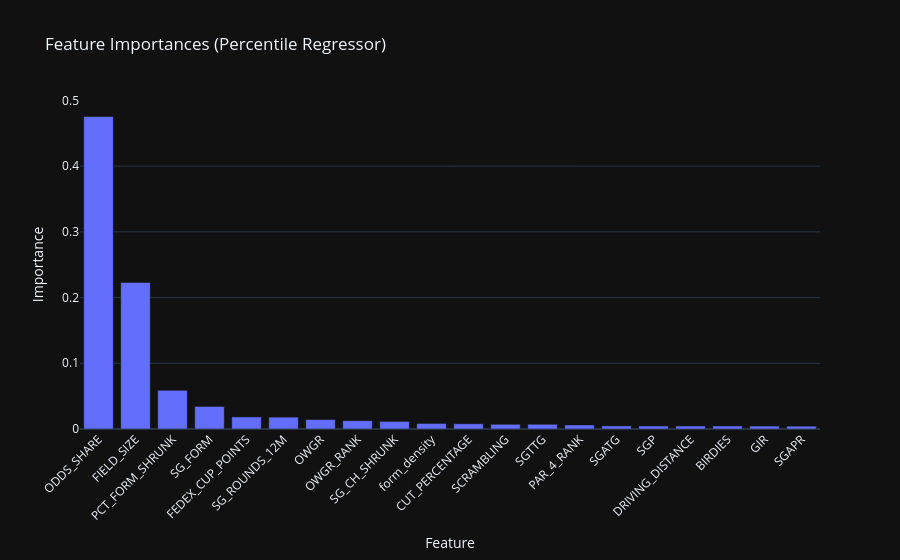

Notebook source saved alongside this figure:
### Code cell
import plotly.express as px

imp_df = importances.head(20).reset_index()
imp_df.columns = ["Feature", "Importance"]
fig = px.bar(imp_df, x="Feature", y="Importance",
             title="Feature Importances (Percentile Regressor)",
             template="plotly_dark")
fig.update_layout(xaxis_tickangle=-45)
fig.show()

### Figure 1 — Plotly figure (JSON) as saved in the notebook; plotly's stock layout.template omitted (floating-point values rounded to 4 significant figures)
{"data": [{"hovertemplate": "Feature=%{x}<br>Importance=%{y}<extra></extra>", "legendgroup": "", "marker": {"color": "#636efa", "pattern": {"shape": ""}}, "name": "", "orientation": "v", "showlegend": false, "textposition": "auto", "type": "bar", "x": ["ODDS_SHARE", "FIELD_SIZE", "PCT_FORM_SHRUNK", "SG_FORM", "FEDEX_CUP_POINTS", "SG_ROUNDS_12M", "OWGR", "OWGR_RANK", "SG_CH_SHRUNK", "form_density", "CUT_PERCENTAGE", "SCRAMBLING", "SGTTG", "PAR_4_RANK", "SGATG", "SGP", "DRIVING_DISTANCE", "BIRDIES", "GIR", "SGAPR"], "xaxis": "x", "y": [0.4756, 0.2231, 0.05901, 0.03433, 0.01839, 0.01802, 0.01424, 0.01268, 0.01162, 0.00843, 0.00788, 0.007192, 0.007185, 0.006121, 0.004667, 0.004606, 0.004594, 0.004566, 0.004492, 0.004326], "yaxis": "y"}], "layout": {"barmode": "relative", "legend": {"tracegroupgap": 0}, "title": {"text": "Feature Importances (Percentile Regressor)"}, "xaxis": {"anchor": "y", "domain": [0, 1], "tickangle": -45, "title": {"text": "Feature"}}, "yaxis": {"anchor": "x", "domain": [0, 1], "title": {"text": "Importance"}}}}
